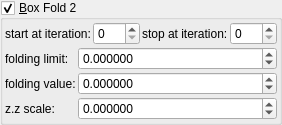
    <widget class="MyGroupBox" name="groupCheck_transf_function_enabled_false">
     <property name="title">
      <string>&amp;Box Fold 2</string>
     </property>
     <property name="checkable">
      <bool>true</bool>
     </property>
     <layout class="QVBoxLayout" name="verticalLayout_10" stretch="0,0">
      <property name="spacing">
       <number>2</number>
      </property>
      <property name="leftMargin">
       <number>2</number>
      </property>
      <property name="topMargin">
       <number>2</number>
      </property>
      <property name="rightMargin">
       <number>2</number>
      </property>
      <property name="bottomMargin">
       <number>2</number>
      </property>
      <item>
       <layout class="QHBoxLayout" name="horizontalLayout_18" stretch="0,1,0,1">
        <item>
         <widget class="QLabel" name="label_99">
          <property name="text">
           <string>start at iteration:</string>
          </property>
         </widget>
        </item>
        <item>
         <widget class="MySpinBox" name="spinboxInt_transf_start_iterations_A">
          <property name="sizePolicy">
           <sizepolicy hsizetype="Minimum" vsizetype="Maximum">
            <horstretch>0</horstretch>
            <verstretch>0</verstretch>
           </sizepolicy>
          </property>
          <property name="minimum">
           <number>0</number>
          </property>
          <property name="maximum">
           <number>999</number>
          </property>
          <property name="value">
           <number>0</number>
          </property>
         </widget>
        </item>
        <item>
         <widget class="QLabel" name="label_71">
          <property name="text">
           <string>stop at iteration:</string>
          </property>
         </widget>
        </item>
        <item>
         <widget class="MySpinBox" name="spinboxInt_transf_stop_iterations_A">
          <property name="sizePolicy">
           <sizepolicy hsizetype="Preferred" vsizetype="Maximum">
            <horstretch>0</horstretch>
            <verstretch>0</verstretch>
           </sizepolicy>
          </property>
          <property name="maximum">
           <number>999</number>
          </property>
         </widget>
        </item>
       </layout>
      </item>
      <item>
       <layout class="QGridLayout" name="gridLayout_12" columnstretch="0,1">
        <property name="spacing">
         <number>2</number>
        </property>
        <item row="0" column="0">
         <widget class="QLabel" name="label_54">
          <property name="text">
           <string>folding limit:</string>
          </property>
         </widget>
        </item>
        <item row="1" column="1">
         <widget class="MyDoubleSpinBox" name="spinbox_mandelbox_folding_value">
          <property name="sizePolicy">
           <sizepolicy hsizetype="Minimum" vsizetype="Maximum">
            <horstretch>0</horstretch>
            <verstretch>0</verstretch>
           </sizepolicy>
          </property>
          <property name="prefix">
           <string/>
          </property>
          <property name="suffix">
           <string/>
          </property>
          <property name="decimals">
           <number>6</number>
          </property>
          <property name="minimum">
           <double>-99.998999999999995</double>
          </property>
          <property name="maximum">
           <double>99.998999999999995</double>
          </property>
          <property name="singleStep">
           <double>0.100000000000000</double>
          </property>
         </widget>
        </item>
        <item row="2" column="1">
         <widget class="MyDoubleSpinBox" name="spinbox_transf_scale_1">
          <property name="sizePolicy">
           <sizepolicy hsizetype="Minimum" vsizetype="Maximum">
            <horstretch>0</horstretch>
            <verstretch>0</verstretch>
           </sizepolicy>
          </property>
          <property name="prefix">
           <string/>
          </property>
          <property name="suffix">
           <string/>
          </property>
          <property name="decimals">
           <number>6</number>
          </property>
          <property name="minimum">
           <double>-99.998999999999995</double>
          </property>
          <property name="maximum">
           <double>99.998999999999995</double>
          </property>
          <property name="singleStep">
           <double>0.100000000000000</double>
          </property>
         </widget>
        </item>
        <item row="0" column="1">
         <widget class="MyDoubleSpinBox" name="spinbox_mandelbox_folding_limit">
          <property name="sizePolicy">
           <sizepolicy hsizetype="Minimum" vsizetype="Maximum">
            <horstretch>0</horstretch>
            <verstretch>0</verstretch>
           </sizepolicy>
          </property>
          <property name="prefix">
           <string/>
          </property>
          <property name="suffix">
           <string/>
          </property>
          <property name="decimals">
           <number>6</number>
          </property>
          <property name="minimum">
           <double>-99.998999999999995</double>
          </property>
          <property name="maximum">
           <double>99.998999999999995</double>
          </property>
          <property name="singleStep">
           <double>0.100000000000000</double>
          </property>
         </widget>
        </item>
        <item row="1" column="0">
         <widget class="QLabel" name="label_55">
          <property name="text">
           <string>folding value:</string>
          </property>
         </widget>
        </item>
        <item row="2" column="0">
         <widget class="QLabel" name="label_56">
          <property name="text">
           <string>z.z scale:</string>
          </property>
         </widget>
        </item>
       </layout>
      </item>
     </layout>
    </widget>
